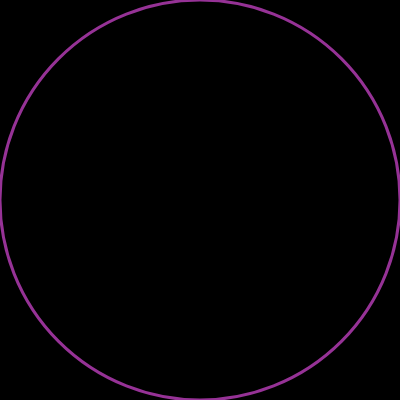
Frame 1 (no input)
Frame 2 (the mouse pressed at the canvas centre, redrawn once): identical to frame 1, image omitted

The p5.js sketch that drew this single still picture (run headless with seeded random() and noise() and a simulated clock; the mouse was pressed at the canvas centre and the sketch redrawn once):

// p5.js sketch
// ── sketch.js
let pointCount = 0;
let input, points, button;

function setup() {
  createCanvas(400, 400);
  createP('');
  input = createInput("Number of Points");
  button = createButton("Go");
  button.mousePressed(makeDots);
  noFill();
  stroke(150, 50, 150);
  strokeWeight(3);
  noLoop();
}

function draw() {
  background(0);
  ellipse(width / 2, height / 2, width);
}

function makeDots() {
  points = input.value();
  for (let i = 0; i < points; i++) {
    strokeWeight(2);
    stroke(50, 150, 50);
    let x = random(width);
    let y = random(height)
    point(x, y);
    if (dist(x, y, width / 2, height / 2) < width / 2) {
      pointCount++;
    }
  }
  createP("Points inside the circle: " + pointCount);

}
